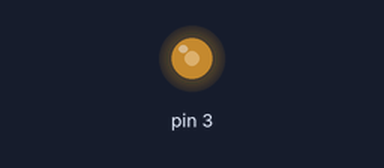
The sketch below on a simulated Arduino Uno, built with avr-gcc and run on an emulated ATmega328P. On the bench: output pins drawn as LEDs (lit = HIGH).

Above: at 0.05 s.
At 3.0 s:
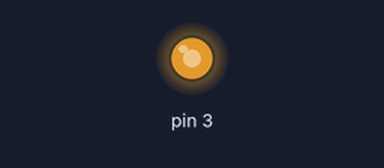
At 6.0 s:
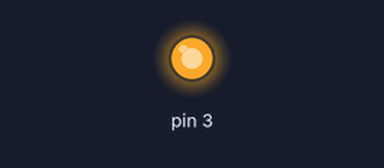
Timing chart, 0 to 7.8 s (numbered marks = the images above):
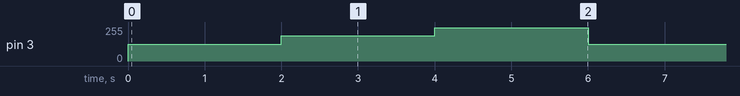

Measured:
- by itself, pin 3: repeats every 6.0 s: 191/255 2.0 s, 250/255 2.0 s, 127/255 2.0 s

The sketch:

Servo_PWM-AnalogWrite_490Hz.ino.ino
```cpp
void setup() {
  // put your setup code here, to run once:
  pinMode(3,OUTPUT);

}

void loop() {
  // put your main code here, to run repeatedly:

     analogWrite(3,127);      //0   degree
     delay(2000);

     analogWrite(3,191);      //90  degree
     delay(2000);

     analogWrite(3,250);      //180 degree
     delay(2000);

}
```
